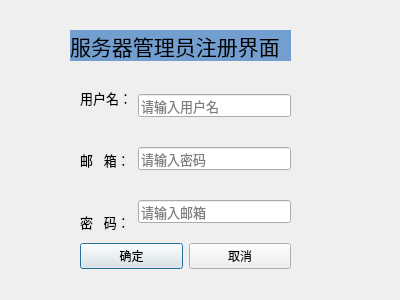
<?xml version="1.0" encoding="UTF-8"?>
<ui version="4.0">
 <class>Dialog_reg</class>
 <widget class="QDialog" name="Dialog_reg">
  <property name="geometry">
   <rect>
    <x>0</x>
    <y>0</y>
    <width>400</width>
    <height>300</height>
   </rect>
  </property>
  <property name="windowTitle">
   <string>Dialog</string>
  </property>
  <widget class="QLabel" name="label_5">
   <property name="geometry">
    <rect>
     <x>70</x>
     <y>30</y>
     <width>221</width>
     <height>31</height>
    </rect>
   </property>
   <property name="font">
    <font>
     <family>Ubuntu</family>
     <pointsize>16</pointsize>
     <weight>7</weight>
     <italic>false</italic>
     <bold>false</bold>
    </font>
   </property>
   <property name="styleSheet">
    <string notr="true">background-color: rgb(114, 159, 207);
font: 57 16pt &quot;Ubuntu&quot;;</string>
   </property>
   <property name="text">
    <string>服务器管理员注册界面</string>
   </property>
  </widget>
  <widget class="QWidget" name="layoutWidget">
   <property name="geometry">
    <rect>
     <x>80</x>
     <y>70</y>
     <width>211</width>
     <height>180</height>
    </rect>
   </property>
   <property name="font">
    <font>
     <family>Microsoft YaHei UI</family>
     <pointsize>10</pointsize>
    </font>
   </property>
   <layout class="QHBoxLayout" name="horizontalLayout">
    <item>
     <layout class="QVBoxLayout" name="verticalLayout">
      <item>
       <widget class="QLabel" name="label">
        <property name="font">
         <font>
          <family>Microsoft YaHei UI</family>
          <pointsize>10</pointsize>
         </font>
        </property>
        <property name="text">
         <string>用户名：</string>
        </property>
        <property name="buddy">
         <cstring>lineEdit_4</cstring>
        </property>
       </widget>
      </item>
      <item>
       <widget class="QLabel" name="label_3">
        <property name="font">
         <font>
          <family>Microsoft YaHei UI</family>
          <pointsize>10</pointsize>
         </font>
        </property>
        <property name="text">
         <string>邮   箱：</string>
        </property>
        <property name="buddy">
         <cstring>lineEdit</cstring>
        </property>
       </widget>
      </item>
      <item>
       <widget class="QLabel" name="label_2">
        <property name="font">
         <font>
          <family>Microsoft YaHei UI</family>
          <pointsize>10</pointsize>
         </font>
        </property>
        <property name="text">
         <string>密   码：</string>
        </property>
        <property name="buddy">
         <cstring>lineEdit_2</cstring>
        </property>
       </widget>
      </item>
     </layout>
    </item>
    <item>
     <layout class="QVBoxLayout" name="verticalLayout_2">
      <item>
       <widget class="QLineEdit" name="lineEdit_4">
        <property name="font">
         <font>
          <family>Microsoft YaHei UI</family>
          <pointsize>10</pointsize>
         </font>
        </property>
        <property name="placeholderText">
         <string>请输入用户名</string>
        </property>
       </widget>
      </item>
      <item>
       <widget class="QLineEdit" name="lineEdit_2">
        <property name="font">
         <font>
          <family>Microsoft YaHei UI</family>
          <pointsize>10</pointsize>
         </font>
        </property>
        <property name="echoMode">
         <enum>QLineEdit::Password</enum>
        </property>
        <property name="placeholderText">
         <string>请输入密码</string>
        </property>
       </widget>
      </item>
      <item>
       <widget class="QLineEdit" name="lineEdit">
        <property name="font">
         <font>
          <family>Microsoft YaHei UI</family>
          <pointsize>10</pointsize>
         </font>
        </property>
        <property name="inputMethodHints">
         <set>Qt::ImhEmailCharactersOnly</set>
        </property>
        <property name="placeholderText">
         <string>请输入邮箱</string>
        </property>
       </widget>
      </item>
     </layout>
    </item>
   </layout>
  </widget>
  <widget class="QWidget" name="layoutWidget_2">
   <property name="geometry">
    <rect>
     <x>80</x>
     <y>240</y>
     <width>211</width>
     <height>33</height>
    </rect>
   </property>
   <layout class="QGridLayout" name="gridLayout">
    <item row="0" column="0">
     <widget class="QPushButton" name="pushButton">
      <property name="text">
       <string>确定</string>
      </property>
     </widget>
    </item>
    <item row="0" column="1">
     <widget class="QPushButton" name="pushButton_2">
      <property name="text">
       <string>取消</string>
      </property>
     </widget>
    </item>
   </layout>
  </widget>
 </widget>
 <resources/>
 <connections/>
</ui>
